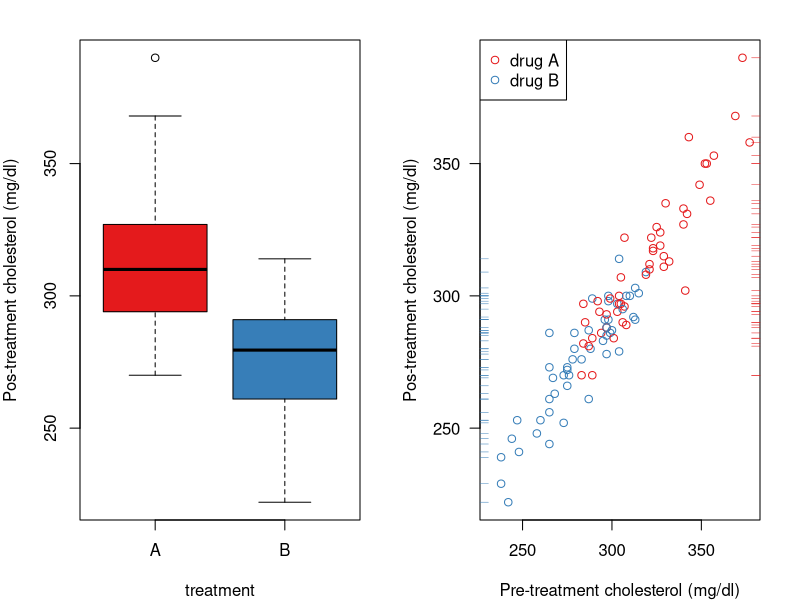
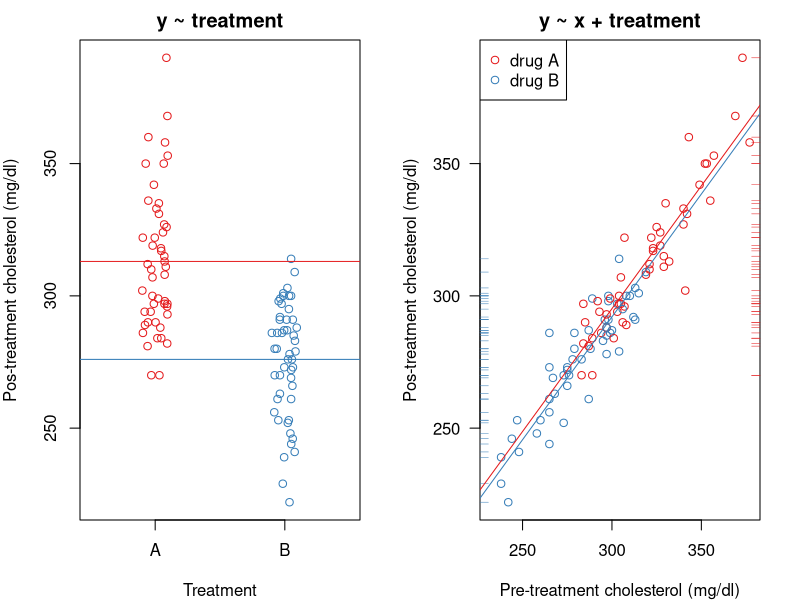
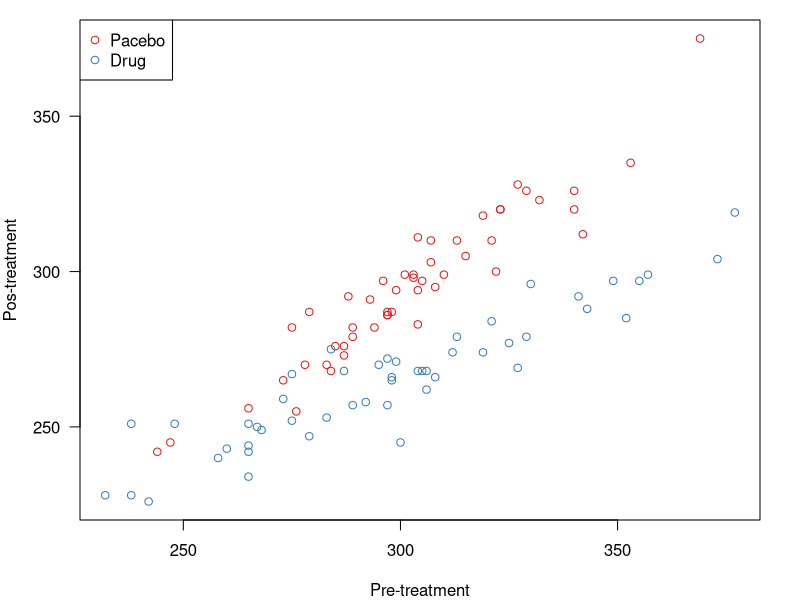
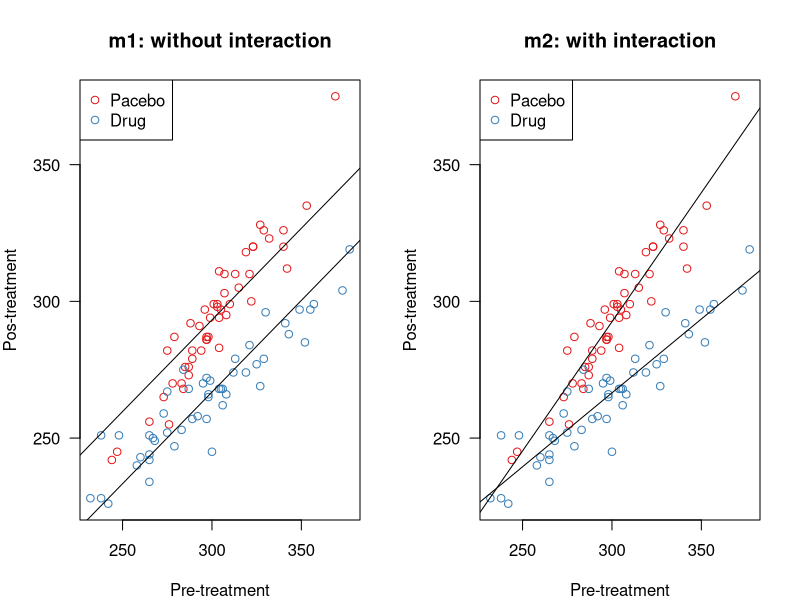

These figures' R source, in order: (Note: this script raises an error after producing the figures.)
## ---- chunk 1
knitr::opts_chunk$set(echo = TRUE, 
                      error = TRUE, warning = FALSE,  message = FALSE,
                      comment = NA, fig.align='center')


## ---- chunk 2

set.seed(100)
x = round(300 + 30*rnorm(100))
k = as.numeric(cut(x,quantile(x)+.5,labels=1:4))
temp=rbinom(100,1,0.5)
t = ifelse(k<2,1,ifelse(k>3,0,temp))
y = round(8.5 + 0.95*x + 10*rnorm(100))


library(RColorBrewer)
myColors <- brewer.pal(6, "Set1")

par(mfrow=c(1,2), mar=c(4,4,2,2))
treatment <- factor(t, levels=0:1, labels=LETTERS[1:2])
boxplot(y ~ treatment, col=myColors, ylab="Pos-treatment cholesterol (mg/dl)")

color = myColors[t+1]
plot(y ~ x, col=color, las=1,  
     ylab="Pos-treatment cholesterol (mg/dl)", 
     xlab="Pre-treatment cholesterol (mg/dl)")
legend(x="topleft",c("drug A","drug B"), pch=1,col=myColors)
rug(y[t==1], side=2, col=myColors[2])
rug(y[t==0], side=4, col=myColors[1])
## ---- chunk 3

m1 <-  lm(y ~ treatment); print(summary(m1)$coeff,digits=2) 

m2 <-  lm(y ~ x + treatment); print(summary(m2)$coeff,digits=2)

## ---- chunk 4

par(mfrow=c(1,2), mar=c(4,4,2,2))
plot(y ~ jitter(t,1/2), col=myColors[t+1], 
     ylab="Pos-treatment cholesterol (mg/dl)",
     xlab="Treatment",
     xlim = c(-0.5,1.5),
     axes=FALSE,
     frame.plot=TRUE)
axis(2)
axis(1, at=0:1, labels=c("A", "B"))
abline(h = coef(m1)[1], col = myColors[1])
abline(h = coef(m1)[1]+coef(m1)[2], col = myColors[2])
title(as.character(m1$call)[2])

plot(y ~ x, col=color, las=1,  
     ylab="Pos-treatment cholesterol (mg/dl)", 
     xlab="Pre-treatment cholesterol (mg/dl)")
legend(x="topleft",c("drug A","drug B"), pch=1,col=myColors)
rug(y[t==1], side=2, col=myColors[2])
rug(y[t==0], side=4, col=myColors[1])
abline(a = coef(m2)[1], b = coef(m2)[2], col = myColors[1])
abline(a = coef(m2)[1]+coef(m2)[3], b =coef(m2)[2] , col = myColors[2])
title(as.character(m2$call)[2])
## ---- chunk 5
set.seed(100)
x <-  round(300 + 30*rnorm(100))
t <-  rep(0:1,each=50)
y <-  round(8.5 + 0.95*x + 80*t -0.36*x*t + 10*rnorm(100))
color <-  myColors[t+1]

par(mfrow=c(1,1), mar=c(4,4,1,2))
plot(x,y, col=color, las=1, ylab="Pos-treatment", xlab="Pre-treatment")
legend(x="topleft",c("Pacebo","Drug"), pch=1, col=myColors[1:2])

## ---- chunk 6
m1 <-  lm(y ~ x + t); print(summary(m1)$coeff, digits=2)          # without interaction
m2 <-  lm(y ~ x + t + x:t); print(summary(m2)$coeff, digits=2)    # with interaction 

## ---- chunk 7

par(mfrow=c(1,2), mar=c(4,4,4,2))
plot(x,y, col=color, las=1, ylab="Pos-treatment", xlab="Pre-treatment")
abline(m1$coefficients[1:2])
abline(m1$coefficients[1]+ m1$coefficients[3], m1$coefficients[2])
legend(x="topleft",c("Pacebo","Drug"), pch=1, col=myColors[1:2])
title("m1: without interaction")

plot(x,y, col=color, las=1, ylab="Pos-treatment", xlab="Pre-treatment")
abline(m2$coefficients[1:2])
abline(m2$coefficients[1]+ m2$coefficients[3], m2$coefficients[2]+m2$coefficients[4])
legend(x="topleft",c("Pacebo","Drug"), pch=1, col=myColors[1:2])
title("m2: with interaction")

## ---- chunk 8
d <- rio::import("http://www.statsci.org/data/oz/ms212.txt")
